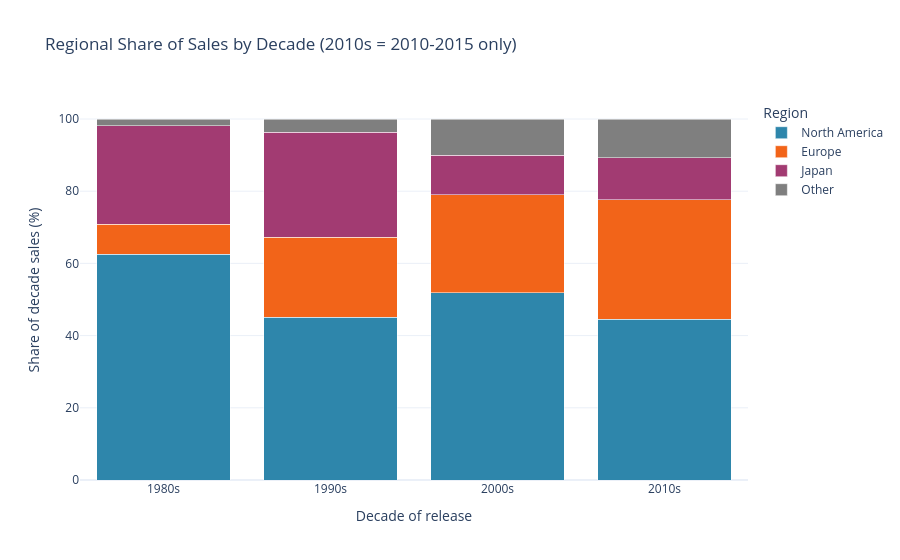

The cell this chart's notebook holds for it:
### Code cell
decade_long = decade_share.reset_index().melt(id_vars='decade', var_name='region', value_name='share_pct')
decade_long['decade'] = decade_long['decade'].astype(str) + 's'

fig_decade = px.bar(
    decade_long,
    x='decade',
    y='share_pct',
    color='region',
    barmode='stack',
    color_discrete_map=region_colors,
    title='Regional Share of Sales by Decade (2010s = 2010-2015 only)',
    labels={'decade': 'Decade of release', 'share_pct': 'Share of decade sales (%)', 'region': 'Region'}
)

fig_decade.update_layout(template='plotly_white')
fig_decade.show()

### Figure 1 — Plotly figure (JSON) as saved in the notebook; plotly's stock layout.template omitted (floating-point values rounded to 4 significant figures)
{"data": [{"alignmentgroup": "True", "hovertemplate": "Region=North America<br>Decade of release=%{x}<br>Share of decade sales (%)=%{y}<extra></extra>", "legendgroup": "North America", "marker": {"color": "#2E86AB", "pattern": {"shape": ""}}, "name": "North America", "offsetgroup": "North America", "orientation": "v", "showlegend": true, "textposition": "auto", "type": "bar", "x": ["1980s", "1990s", "2000s", "2010s"], "xaxis": "x", "y": [62.6, 45.1, 51.9, 44.5], "yaxis": "y"}, {"alignmentgroup": "True", "hovertemplate": "Region=Europe<br>Decade of release=%{x}<br>Share of decade sales (%)=%{y}<extra></extra>", "legendgroup": "Europe", "marker": {"color": "#F26419", "pattern": {"shape": ""}}, "name": "Europe", "offsetgroup": "Europe", "orientation": "v", "showlegend": true, "textposition": "auto", "type": "bar", "x": ["1980s", "1990s", "2000s", "2010s"], "xaxis": "x", "y": [8.3, 22.1, 27.1, 33.2], "yaxis": "y"}, {"alignmentgroup": "True", "hovertemplate": "Region=Japan<br>Decade of release=%{x}<br>Share of decade sales (%)=%{y}<extra></extra>", "legendgroup": "Japan", "marker": {"color": "#A23B72", "pattern": {"shape": ""}}, "name": "Japan", "offsetgroup": "Japan", "orientation": "v", "showlegend": true, "textposition": "auto", "type": "bar", "x": ["1980s", "1990s", "2000s", "2010s"], "xaxis": "x", "y": [27.2, 29.1, 11, 11.6], "yaxis": "y"}, {"alignmentgroup": "True", "hovertemplate": "Region=Other<br>Decade of release=%{x}<br>Share of decade sales (%)=%{y}<extra></extra>", "legendgroup": "Other", "marker": {"color": "#7F7F7F", "pattern": {"shape": ""}}, "name": "Other", "offsetgroup": "Other", "orientation": "v", "showlegend": true, "textposition": "auto", "type": "bar", "x": ["1980s", "1990s", "2000s", "2010s"], "xaxis": "x", "y": [1.9, 3.7, 10, 10.7], "yaxis": "y"}], "layout": {"barmode": "stack", "legend": {"title": {"text": "Region"}, "tracegroupgap": 0}, "title": {"text": "Regional Share of Sales by Decade (2010s = 2010-2015 only)"}, "xaxis": {"anchor": "y", "domain": [0, 1], "title": {"text": "Decade of release"}}, "yaxis": {"anchor": "x", "domain": [0, 1], "title": {"text": "Share of decade sales (%)"}}}}
